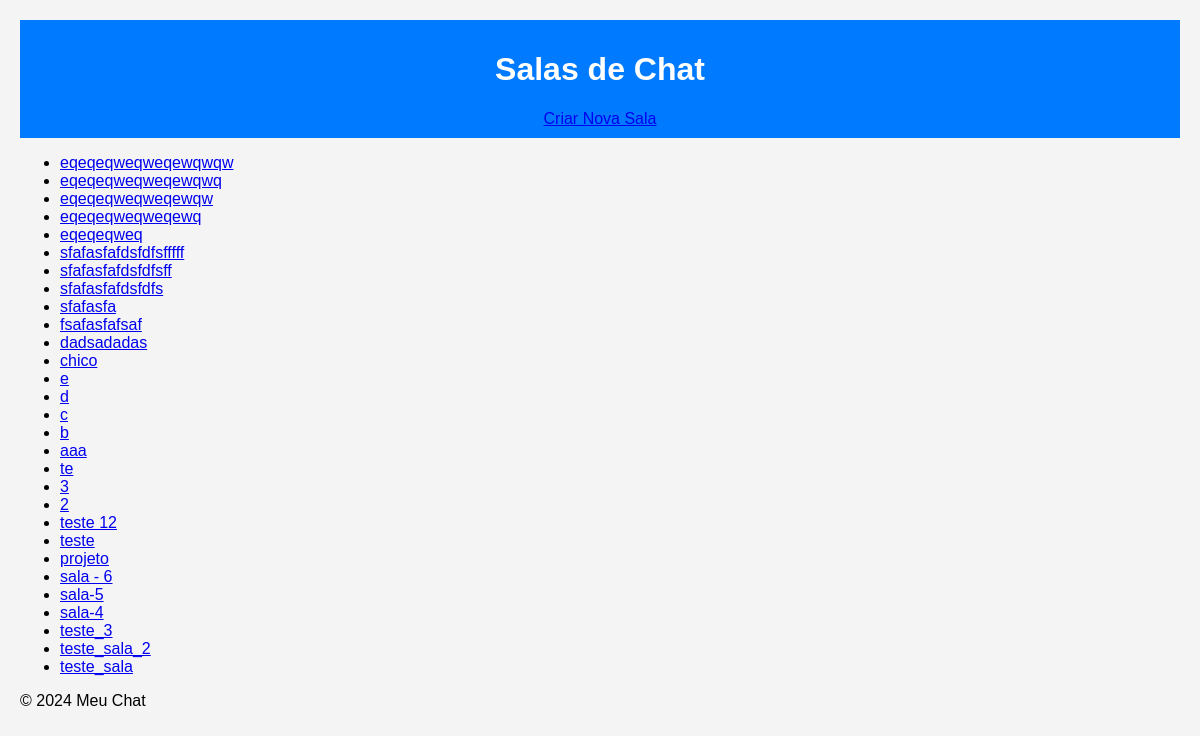
/index/ (signed in), run on the app's committed database.
### Main/models.py (models this page shows, shortened)
class Room(models.Model):
    user = models.ForeignKey(User, on_delete=models.CASCADE, null=True)
    created_at = models.DateTimeField(auto_now_add=True)
    title = models.CharField(max_length=30)
    user_message = models.ManyToManyField('UserMessage', blank=True)
    bot_response = models.ManyToManyField('BotResponse', blank=True)

### Main/views.py (the view)
# urls.py: path('index/', views.index, name="index"),
@login_required(login_url='')
def index(request):
    rooms = Room.objects.all().order_by('-created_at')
    return render(request, 'home.html', {
        'rooms': rooms,
    })

### Main/templates/home.html (shortened to what this page needs)
<!DOCTYPE html>
<html lang="pt-BR">
{% load static %}
<head>
    <link rel="stylesheet" href="{% static 'css/style.css' %}">
</head>
<body>
    <header>
        <h1>Salas de Chat</h1>
        <a href="{% url 'create_room' %}">Criar Nova Sala</a>
    </header>
    <main>
        <ul>
            {% for room in rooms %}
                <li>
                    <a href="{% url 'list_messages' room.id %}">{{ room.title }}</a>
                </li>
            {% empty %}
                <li>Nenhuma sala disponível.</li>
            {% endfor %}
        </ul>
    </main>
    <footer>
        <p>&copy; 2024 Meu Chat</p>
    </footer>
</body>
</html>

### Main/static/css/style.css (style rules this page uses)
body { font-family: Arial, sans-serif; background-color: #f4f4f4; margin: 0; padding: 20px; }
header { background: #007bff; color: white; padding: 10px; text-align: center; }

### data on the page
Room: title "eqeqeqweqweqewqwqw"
Room: title "eqeqeqweqweqewqwq"
Room: title "eqeqeqweqweqewqw"
Room: title "eqeqeqweqweqewq"
Room: title "eqeqeqweq"
Room: title "sfafasfafdsfdfsfffff"
Room: title "sfafasfafdsfdfsff"
Room: title "sfafasfafdsfdfs"
Room: title "sfafasfa"
Room: title "fsafasfafsaf"
Room: title "dadsadadas"
Room: title "chico"
Room: title "e"
Room: title "d"
Room: title "c"
Room: title "b"
Room: title "aaa"
Room: title "te"
Room: title "3"
Room: title "2"
Room: title "teste 12"
Room: title "teste"
Room: title "projeto"
Room: title "sala - 6"
Room: title "sala-5"
Room: title "sala-4"
Room: title "teste_3"
Room: title "teste_sala_2"
Room: title "teste_sala"
